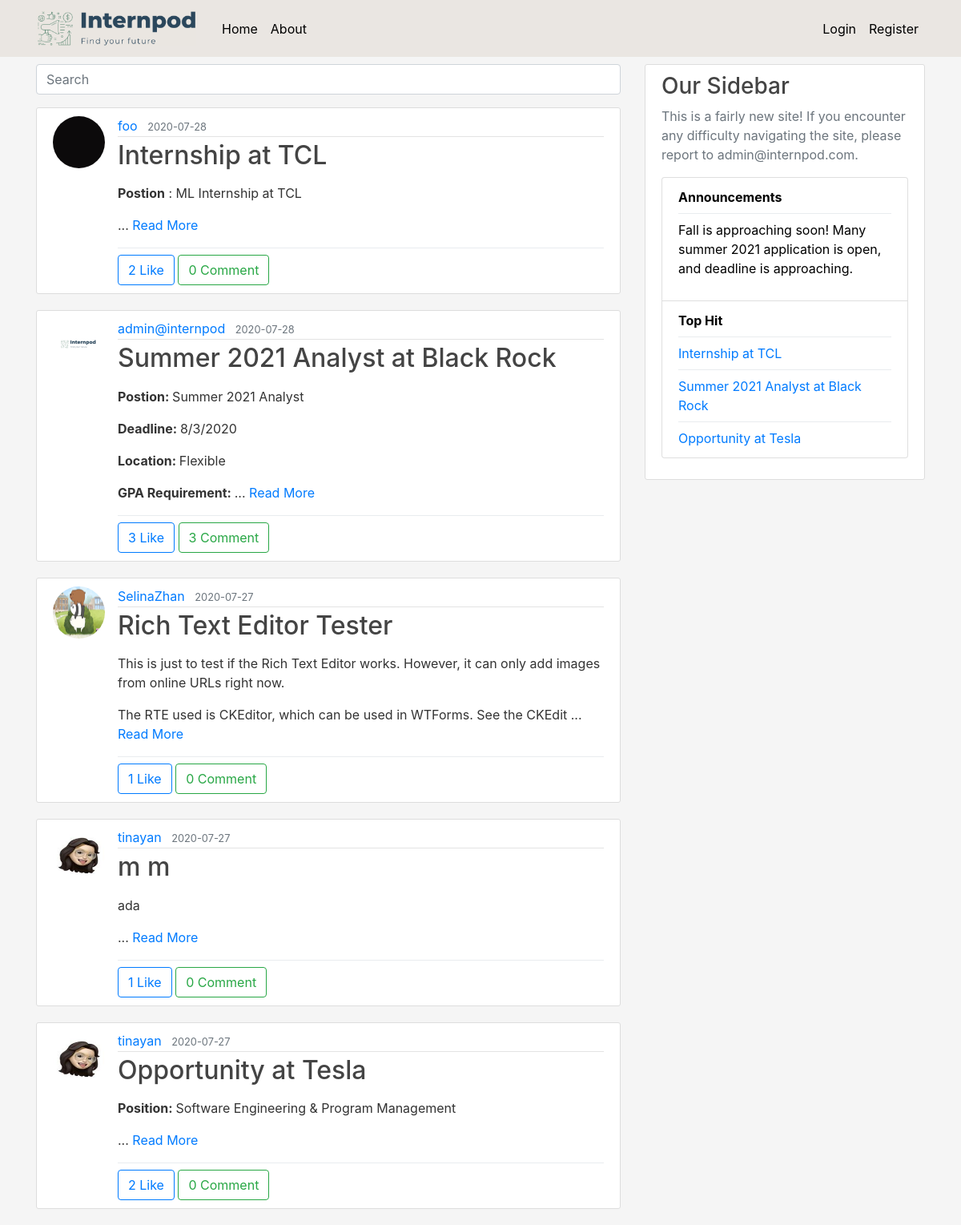
The page /home on the database its author committed.
### flaskblog/models.py (models this page shows, shortened)
class Post(db.Model):
    id = db.Column(db.Integer, primary_key=True)
    title = db.Column(db.String(100), nullable=False)
    date_posted = db.Column(db.DateTime, nullable=False, default=datetime.utcnow)
    content = db.Column(db.Text, nullable=False)
    user_id = db.Column(db.Integer, db.ForeignKey('user.id'), nullable=False)
    likes = db.relationship('Like', backref='post', lazy='dynamic')
    comments = db.relationship('Comment', backref='comments', lazy='dynamic')

class User(db.Model, UserMixin):
    id = db.Column(db.Integer, primary_key=True)
    username = db.Column(db.String(20), unique=True, nullable=False)
    email = db.Column(db.String(120), unique=True, nullable=False)
    image_file = db.Column(db.String(20), nullable=False, default='default.png')
    password = db.Column(db.String(60), nullable=False)
    posts = db.relationship('Post', backref='author', lazy=True)
    comments = db.relationship('Comment', backref='commenter', lazy=True)
    liked = db.relationship( 'Like', backref='Liker', lazy=True)

### flaskblog/routes.py (the view)
@app.route("/", methods = ['GET', 'POST'])
@app.route("/home", methods = ['GET', 'POST'])
def home():
    if request.method == 'POST':
        text = request.form['search']
        posts = db.session.query(Post).filter(Post.content.like("%{}%".format(text)) | Post.title.like("%{}%".format(text))).order_by(Post.id.desc())
    else:
        posts = db.session.query(Post).order_by(Post.id.desc())
    return render_template('home.html', posts=posts)

### flaskblog/templates/home.html (shortened to what this page needs)
{% extends "layout.html" %}
{% block content %}
  <div class="md-form active-cyan active-cyan-2 mb-3" role="search">
    <form action="#" method="POST">
      <input class="form-control" type="text" placeholder="Search" aria-label="Search" placeholder="Search..." name="search">
    </form>
  </div>
  {% for post in posts %}
      <article class="media content-section" style="background-color:#ffffff;">
      <img class="rounded-circle article-img" src="{{ url_for('static', filename='profile_pics/' + post.author.image_file) }}">
        <div class="media-body">
          <div class="article-metadata">
            <a class="mr-2" href="#">{{ post.author.username }}</a>
            <small class="text-muted">{{ post.date_posted.strftime('%Y-%m-%d') }}</small>
          </div>
          <h2><a class="article-title" href="{{ url_for('post', post_id=post.id) }}">{{ post.title }}</a></h2>
          <p class="article-content">{{ post.content[:200] | safe}} ... <a href="{{ url_for('post', post_id=post.id) }}">Read More</a></p>
          <div class="">
            <div class="dropdown-divider"></div>
            {% if current_user.is_authenticated == False %}
              <a class="btn btn-outline-primary" href="{{ url_for('login', post_id=post.id) }}">{{ post.likes.count() }} Like</a>
            {%endif%}
            <a class="btn btn-outline-success" href="{{ url_for('post', post_id=post.id) }}"> {{ post.comments.count() }} Comment</a>
          </div>
        </div>
      </article>
  {% endfor %}
{% endblock content %}

### flaskblog/templates/layout.html (shortened to what this page needs)
<!DOCTYPE html>
<html>
<head>
    <link rel="stylesheet" href="https://maxcdn.bootstrapcdn.com/bootstrap/4.0.0/css/bootstrap.min.css">
    <link rel="stylesheet" type="text/css" href="{{ url_for('static', filename='main.css') }}">
    <link href="https://cdn.jsdelivr.net/npm/summernote@0.8.18/dist/summernote.min.css" rel="stylesheet">
</head>
<body style="background-color:#f5f5f5;">
    <header class="site-header">
      <nav class="navbar navbar-expand-md navbar-dark bg-steel fixed-top" style="background-color: #eae6e2;">
        <div class="container">
          <a class="navbar-brand mr-4" href="/"><img src="../static/logo/navibarlogo.jpg" class="img-fluid" alt="Responsive image" width="200" height="200"></a>
          <div class="collapse navbar-collapse" id="navbarToggle">
            <div class="navbar-nav mr-auto">
              <a class="nav-item nav-link" style="color:#000000;" href="{{ url_for('home') }}">Home</a>
              <a class="nav-item nav-link" style="color:#000000;"href="{{ url_for('about') }}">About</a>
            </div>
            <div class="navbar-nav">
              {% if current_user.is_authenticated %}
                <a class="nav-item nav-link" style="color:#000000;" href="{{ url_for('new_post') }}"> New Post</a>
                <a class="nav-item nav-link" style="color:#000000;" href="{{ url_for('account') }}">{{current_user.username}}</a>
                <a class="nav-item nav-link" style="color:#000000;" href="{{ url_for('logout') }}">Logout</a>
              {% else %}
                <a class="nav-item nav-link" style="color:#000000;" href="{{ url_for('login') }}">Login</a>
                <a class="nav-item nav-link" style="color:#000000;" href="{{ url_for('register') }}">Register</a>
              {% endif %}
            </div>
          </div>
        </div>
      </nav>
    </header>
    <main role="main" class="container">
      <div class="row">
        <div class="col-md-8">
          {% block content %}{% endblock %}
        </div>
        <div class="col-md-4" >
          <div class="content-section">
            <h3>Our Sidebar</h3>
            <p class='text-muted'>This is a fairly new site! If you encounter any difficulty navigating the site, please report to admin@internpod.com.
              <ul class="list-group">
                <li class="list-group-item list-group-item-light" style="background-color:#ffffff;"><b style="color:#000000;">Announcements</b>                         <div class="dropdown-divider"></div>
                    <p style="color:black;"> Fall is approaching soon! Many summer 2021 application is open, and deadline is approaching.</p></li>
                <li class="list-group-item list-group-item-light" style="background-color:#ffffff;"><b style="color:#000000;">Top Hit</b>
                  {% for post in posts %}
                    {% if post.likes.count() > 1 %}
                        <div class="dropdown-divider"></div>
                        <div class="media-body">
                            <a class="mr-2" href="{{ url_for('post', post_id=post.id) }}">{{ post.title }}</a>
                        </div>
                    {% endif %}
                  {% endfor %}
                </li>
              </ul>
            </p>
          </div>
        </div>
      </div>
    </main>
</body>
</html>

### flaskblog/static/main.css (style rules this page uses)
body { background: #fafafa; color: #333333; margin-top: 5rem; }
h1, h2, h3, h4, h5, h6 { color: #444444; }
.bg-steel { background-color: #5f788a; }
.site-header .navbar-nav .nav-link { color: #cbd5db; }
.content-section { background: #ffffff; padding: 10px 20px; border: 1px solid #dddddd; border-radius: 3px; margin-bottom: 20px; }
.article-title { color: #444444; }
.article-content { white-space: pre-line; }
.article-img { height: 65px; width: 65px; margin-right: 16px; }
.article-metadata { padding-bottom: 1px; margin-bottom: 4px; border-bottom: 1px solid #e3e3e3 }

### rows shown on the page
Post: image_file (picture), author.username "foo", date_posted "2020-07-28", title "Internship at TCL", content "Postion : ML Internship at TCL", likes.count "2", comments.count "0"
Post: image_file (picture), author.username "admin@internpod", date_posted "2020-07-28", title "Summer 2021 Analyst at Black Rock", content "Postion: Summer 2021 Analyst Deadline: 8/3/2020 Location: Flexible GPA Requirement:", likes.count "3", comments.count "3"
Post: image_file (picture), author.username "SelinaZhan", date_posted "2020-07-27", title "Rich Text Editor Tester", content "This is just to test if the Rich Text Editor works. However, it can only add images from online URLs right now. The RTE used is CKEditor, which can be used in WTForms. See the CKEdit", likes.count "1", comments.count "0"
Post: image_file (picture), author.username "tinayan", date_posted "2020-07-27", title "m m", content "ada", likes.count "1", comments.count "0"
Post: image_file (picture), author.username "tinayan", date_posted "2020-07-27", title "Opportunity at Tesla", content "Position: Software Engineering & Program Management", likes.count "2", comments.count "0"
